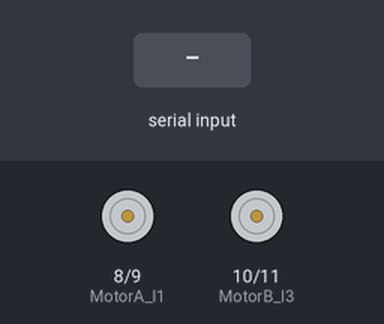
Bench run of a sketch on a simulated Arduino Uno, built with avr-gcc and run on an emulated ATmega328P. On the bench: motor-driver pin pairs drawn as motors (green arrow = first pin HIGH = forward, orange = second pin HIGH = backward, longer = more drive, scaled by the enable pin). The test bench sets the inputs (shaded band).

Above: at 1.2 s.
1.3 s: "S" received over Serial
At 2.4 s:
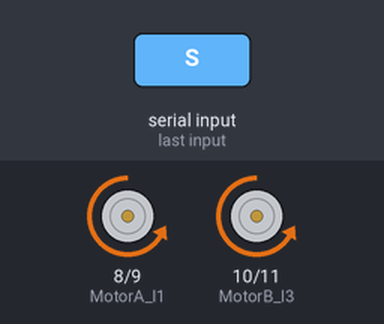
2.8 s: "O" received over Serial
At 3.5 s:
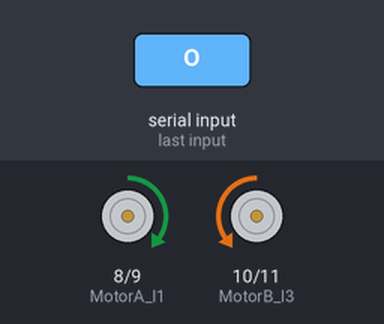
4.3 s: "F" received over Serial
At 4.7 s:
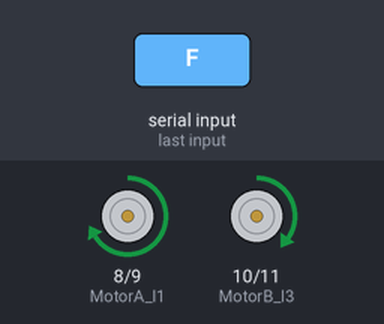
5.8 s: "T" received over Serial
At 7.0 s:
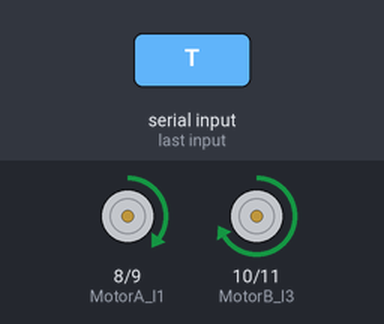
7.3 s: "E" received over Serial
At 8.2 s:
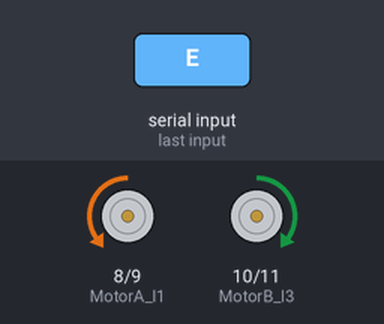
8.8 s: "N" received over Serial
At 9.3 s:
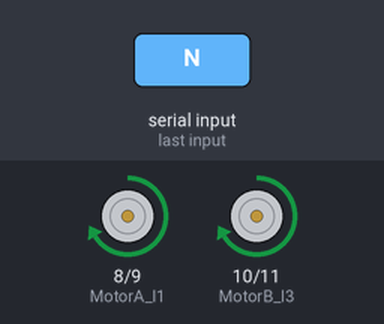
Timing chart, 0 to 11.3 s (numbered marks = the images above; inputs shaded):
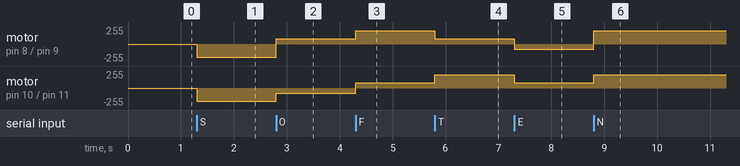

Measured:
- after the input at 1.3 s, motor on pin 8 (MotorA_I1) / pin 9 (MotorA_I2), motor on pin 10 (MotorB_I3) / pin 11 (MotorB_I4): stopped → backward 200/255 at once
- after the input at 2.8 s, motor on pin 8 (MotorA_I1) / pin 9 (MotorA_I2): backward 200/255 → forward 80/255 at once; motor on pin 10 (MotorB_I3) / pin 11 (MotorB_I4): backward 200/255 → backward 80/255 at once
- after the input at 4.3 s, motor on pin 8 (MotorA_I1) / pin 9 (MotorA_I2): forward 80/255 → forward 200/255 at once; motor on pin 10 (MotorB_I3) / pin 11 (MotorB_I4): backward 80/255 → forward 80/255 at once
- after the input at 5.8 s, motor on pin 8 (MotorA_I1) / pin 9 (MotorA_I2): forward 200/255 → forward 80/255 at once; motor on pin 10 (MotorB_I3) / pin 11 (MotorB_I4): forward 80/255 → forward 200/255 at once
- after the input at 7.3 s, motor on pin 8 (MotorA_I1) / pin 9 (MotorA_I2): forward 80/255 → backward 80/255 at once; motor on pin 10 (MotorB_I3) / pin 11 (MotorB_I4): forward 200/255 → forward 80/255 at once
- after the input at 8.8 s, motor on pin 8 (MotorA_I1) / pin 9 (MotorA_I2): backward 80/255 → forward 200/255 at once; motor on pin 10 (MotorB_I3) / pin 11 (MotorB_I4): forward 80/255 → forward 200/255 at once

The sketch:

Bluetooth-03Car.ino
```cpp
// L298N 馬達驅動板不含數位邏輯閘(74HC00)，並以 MotorA 為車頭右邊輪以及 MotorB 為車頭左邊輪
// 作者：鄧崇林
#define MotorA_I1     8  //定義 I1 接腳
#define MotorA_I2     9  //定義 I2 接腳
#define MotorB_I3    10  //定義 I3 接腳
#define MotorB_I4    11  //定義 I4 接腳
#define MotorA_PWM    5  //定義 PWMA (PWM調速) 接腳
#define MotorB_PWM    6  //宣告 PWMB (PWM調速) 接腳

void advance(int a)    // 前進
{
  analogWrite(MotorA_PWM,200);    //設定馬達 (右) 轉速
  analogWrite(MotorB_PWM,200);    //設定馬達 (左) 轉速
  digitalWrite(MotorA_I1,HIGH);   //馬達（右）順時針轉動
  digitalWrite(MotorA_I2,LOW);
  digitalWrite(MotorB_I3,HIGH);   //馬達（左）逆時針轉動
  digitalWrite(MotorB_I4,LOW);
  delay(a * 100);
}

void turnR(int a)    // 右前彎
{
  analogWrite(MotorA_PWM,80);     // 設定馬達 (右) 轉速
  analogWrite(MotorB_PWM,200);    // 設定馬達 (左) 轉速
  digitalWrite(MotorA_I1,HIGH);   //馬達（右）順時針轉動
  digitalWrite(MotorA_I2,LOW);
  digitalWrite(MotorB_I3,HIGH);   //馬達（左）逆時針轉動
  digitalWrite(MotorB_I4,LOW);
  delay(a * 100);

}

void roundR(int a)    // 原地右旋轉
{
  analogWrite(MotorA_PWM,80);     //設定馬達轉速
  analogWrite(MotorB_PWM,80);
  digitalWrite(MotorA_I1,LOW);    //馬達（右）逆時針轉動
  digitalWrite(MotorA_I2,HIGH);
  digitalWrite(MotorB_I3,HIGH);   //馬達（左）逆時針轉動
  digitalWrite(MotorB_I4,LOW);
  delay(a * 100);
}

void turnL(int a)    // 左前彎
{
  analogWrite(MotorA_PWM,200);    //設定馬達 (右) 轉速
  analogWrite(MotorB_PWM,80);     //設定馬達 (左) 轉速
  digitalWrite(MotorA_I1,HIGH);   //馬達（右）順時針轉動
  digitalWrite(MotorA_I2,LOW);
  digitalWrite(MotorB_I3,HIGH);   //馬達（左）逆時針轉動
  digitalWrite(MotorB_I4,LOW);
  delay(a * 100);
}

void roundL(int a)    //原地左旋轉
{
  analogWrite(MotorA_PWM,80);     //設定馬達轉速
  analogWrite(MotorB_PWM,80);
  digitalWrite(MotorA_I1,HIGH);   //馬達（右）順時針轉動
  digitalWrite(MotorA_I2,LOW);
  digitalWrite(MotorB_I3,LOW);    //馬達（左）順時針轉動
  digitalWrite(MotorB_I4,HIGH);
  delay(a * 100);
}

void stopRL(int a)  //停止
{
  digitalWrite(MotorA_I1,HIGH);   //馬達（右）停止轉動
  digitalWrite(MotorA_I2,HIGH);
  digitalWrite(MotorB_I3,HIGH);   //馬達（左）停止轉動
  digitalWrite(MotorB_I4,HIGH);
  delay(a * 100);
}

void back(int a)    //倒車
{
    analogWrite(MotorA_PWM,200);   //設定直流馬達轉速
    analogWrite(MotorB_PWM,200);
    digitalWrite(MotorA_I1,LOW);    //馬達（右）逆時針轉動
    digitalWrite(MotorA_I2,HIGH);
    digitalWrite(MotorB_I3,LOW);    //馬達（左）順時針轉動
    digitalWrite(MotorB_I4,HIGH);
    delay(a * 100);
}

void setup()
{
  Serial.begin(38400); // 事先已經將HC-06藍牙模組由出廠的9600鮑率改為38400，請務必確認
  pinMode(MotorA_I1,OUTPUT);
  pinMode(MotorA_I2,OUTPUT);
  pinMode(MotorB_I3,OUTPUT);
  pinMode(MotorB_I4,OUTPUT);
  pinMode(MotorA_PWM,OUTPUT);
  pinMode(MotorB_PWM,OUTPUT);
}

void loop()
{
  if (Serial.available()) {
    int cmd = Serial.read();  // 讀取藍芽訊號並於下方進行判斷
    switch(cmd) { // 執行藍芽對應指令
      case 'S':  // 倒車
        back(5);
        break;

      case 'O':  // 原地左旋轉
        roundL(5);
        break;

      case 'F':  // 左前彎
        turnL(5);
        break;

      case 'T':  // 右前彎
        turnR(5);
        break;

      case 'E':  // 原地右旋轉
        roundR(5);
        break;

      case 'N':  // 前進
        advance(5);
        break;

      case 'G':  // 停止
        stopRL(5);
        break;
    }
  }
} //Loop End
```
